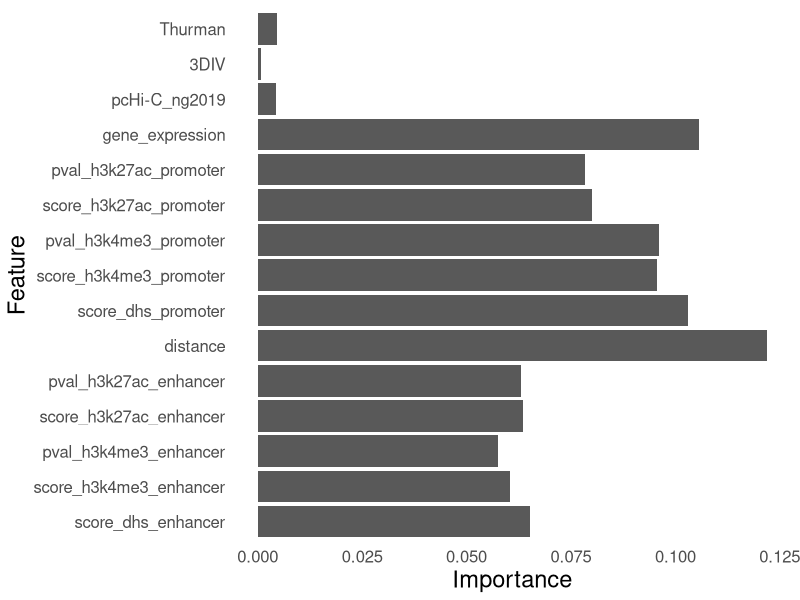
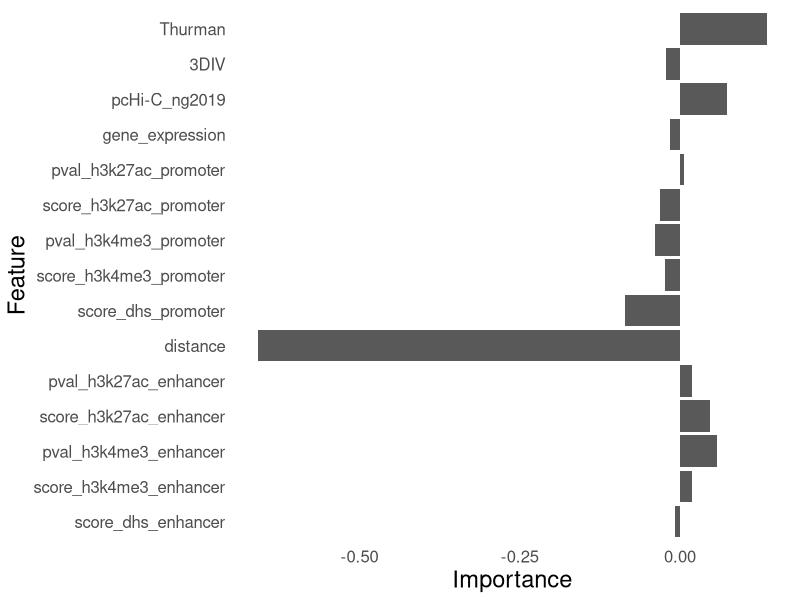
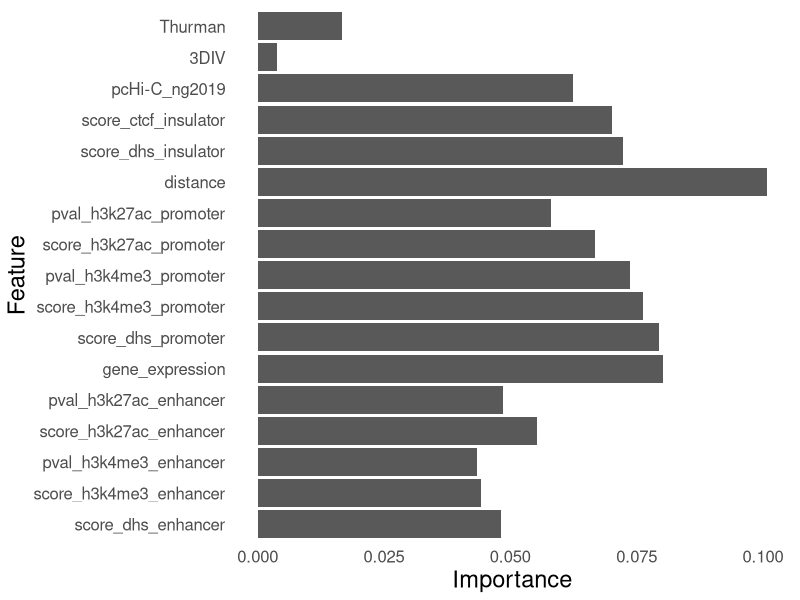
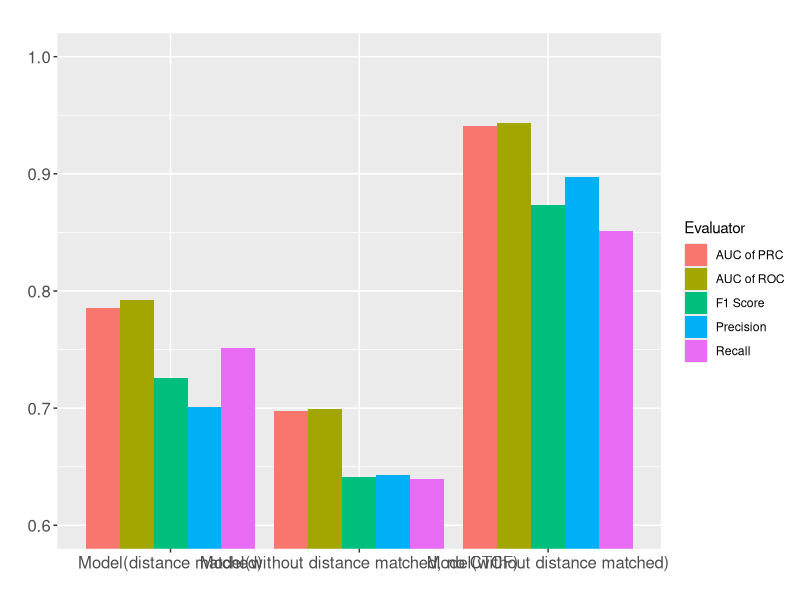
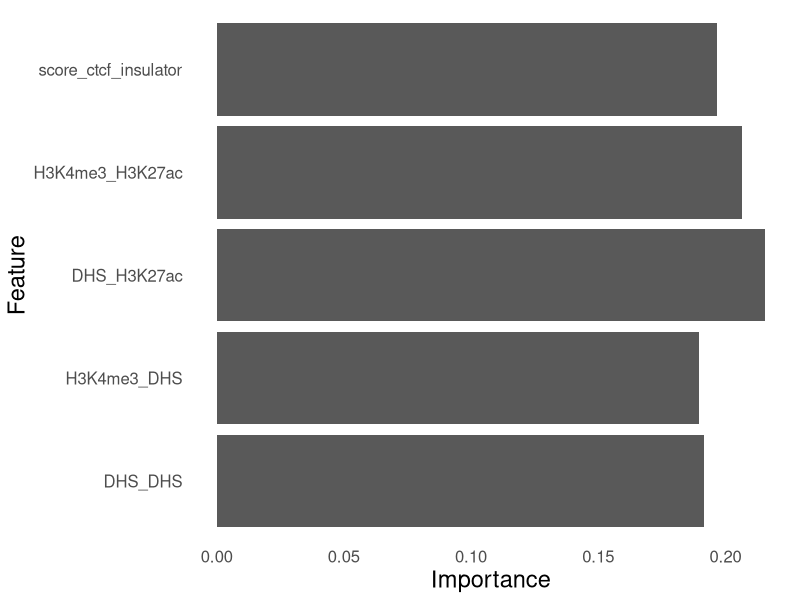
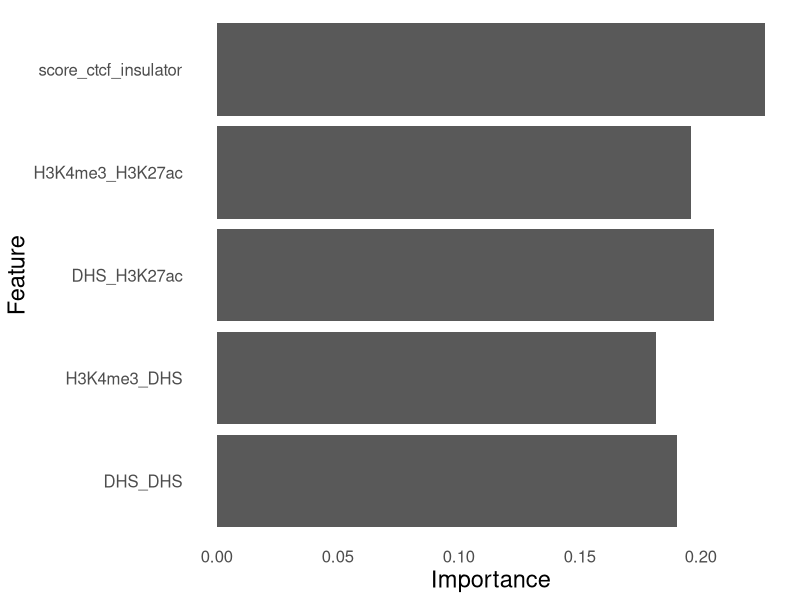
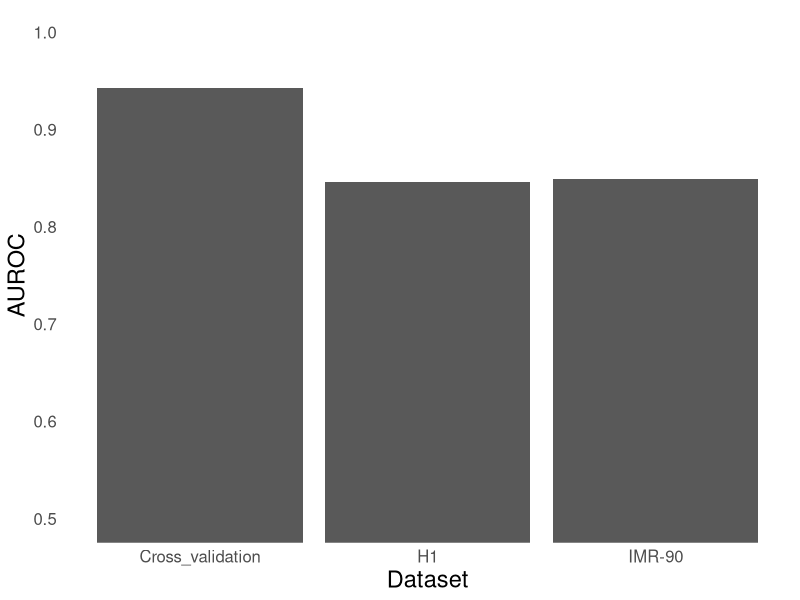

Recreate these plots in R, in order.
library(ggplot2)
setwd('/home/drizzle_zhang/driver_mutation/cRE_plot/model_test')

df_feature <- data.frame(
    Feature = factor(c('score_dhs_enhancer', 'score_h3k4me3_enhancer', 'pval_h3k4me3_enhancer', 
                'score_h3k27ac_enhancer', 'pval_h3k27ac_enhancer', 'distance', 
                'score_dhs_promoter', 'score_h3k4me3_promoter', 'pval_h3k4me3_promoter', 
                'score_h3k27ac_promoter', 'pval_h3k27ac_promoter', 'gene_expression', 
                'pcHi-C_ng2019', '3DIV', 'Thurman'), 
                levels = c('score_dhs_enhancer', 'score_h3k4me3_enhancer', 'pval_h3k4me3_enhancer', 
                           'score_h3k27ac_enhancer', 'pval_h3k27ac_enhancer', 'distance', 
                           'score_dhs_promoter', 'score_h3k4me3_promoter', 'pval_h3k4me3_promoter', 
                           'score_h3k27ac_promoter', 'pval_h3k27ac_promoter', 'gene_expression', 
                           'pcHi-C_ng2019', '3DIV', 'Thurman')),
    Importance = c(0.06509043, 0.06040399, 0.05754984, 0.06348088, 0.06302784, 
                   0.12191288, 0.10307148, 0.09548811, 0.09602043, 0.08009987, 
                   0.07834308, 0.10562864, 0.00443098, 0.00075129, 0.00470028))

ggplot(df_feature, aes(x = Feature, y = Importance)) + 
    geom_bar(stat = "identity") + coord_flip() + 
    theme(axis.ticks = element_blank())+
    theme(axis.title = element_text(size = 17)) +   
    theme(axis.text = element_text(size = 12)) +   
    theme(panel.background=element_blank())   ## ȥ?����???ɫ


df_feature_corr <- data.frame(
    Feature = factor(c('score_dhs_enhancer', 'score_h3k4me3_enhancer', 'pval_h3k4me3_enhancer', 
                       'score_h3k27ac_enhancer', 'pval_h3k27ac_enhancer', 'distance', 
                       'score_dhs_promoter', 'score_h3k4me3_promoter', 'pval_h3k4me3_promoter', 
                       'score_h3k27ac_promoter', 'pval_h3k27ac_promoter', 'gene_expression', 
                       'pcHi-C_ng2019', '3DIV', 'Thurman'), 
                     levels = c('score_dhs_enhancer', 'score_h3k4me3_enhancer', 'pval_h3k4me3_enhancer', 
                                'score_h3k27ac_enhancer', 'pval_h3k27ac_enhancer', 'distance', 
                                'score_dhs_promoter', 'score_h3k4me3_promoter', 'pval_h3k4me3_promoter', 
                                'score_h3k27ac_promoter', 'pval_h3k27ac_promoter', 'gene_expression', 
                                'pcHi-C_ng2019', '3DIV', 'Thurman')),
    Importance = c(-0.008468, 0.019101, 0.057032, 0.046944, 0.018738, 
                   -0.658697, -0.086066, -0.023175, -0.039543, -0.030743, 
                   0.006081, -0.015617, 0.073823, -0.021836, 0.135527))

ggplot(df_feature_corr, aes(x = Feature, y = Importance)) + 
    geom_bar(stat = "identity") + coord_flip() + 
    theme(axis.ticks = element_blank())+
    theme(axis.title = element_text(size = 17)) +   
    theme(axis.text = element_text(size = 12)) +   
    theme(panel.background=element_blank())   ## ȥ?����???ɫ


df_feature_corr <- data.frame(
    Feature = factor(c('score_dhs_enhancer', 
                'score_h3k4me3_enhancer', 'pval_h3k4me3_enhancer',
                'score_h3k27ac_enhancer', 'pval_h3k27ac_enhancer',
                'distance', 'score_dhs_promoter',
                'score_h3k4me3_promoter', 'pval_h3k4me3_promoter',
                'score_h3k27ac_promoter', 'pval_h3k27ac_promoter',
                'gene_expression', 'score_dhs_insulator', 'score_ctcf_insulator',
                'pcHi-C_ng2019', '3DIV', 'Thurman'), 
                levels = c('score_dhs_enhancer', 
                           'score_h3k4me3_enhancer', 'pval_h3k4me3_enhancer',
                           'score_h3k27ac_enhancer', 'pval_h3k27ac_enhancer',
                           'gene_expression', 'score_dhs_promoter',
                           'score_h3k4me3_promoter', 'pval_h3k4me3_promoter',
                           'score_h3k27ac_promoter', 'pval_h3k27ac_promoter',
                           'distance', 
                           'score_dhs_insulator', 'score_ctcf_insulator',
                           'pcHi-C_ng2019', '3DIV', 'Thurman')),
    Importance = c(0.04808697, 0.04425646, 0.04335354, 0.05527308, 0.04855947, 
                   0.10078233, 0.0793875, 0.0761882, 0.07374874, 0.06673095, 
                   0.05808765, 0.08013773, 0.07231681, 0.07006732, 0.06248565, 
                   0.00378482, 0.01675277))

ggplot(df_feature_corr, aes(x = Feature, y = Importance)) + 
    geom_bar(stat = "identity") + coord_flip() + 
    theme(axis.ticks = element_blank())+
    theme(axis.title = element_text(size = 17)) +   
    theme(axis.text = element_text(size = 12)) +   
    theme(panel.background=element_blank())   ## ȥ?����???ɫ



# compare among different models
df.accuracy <- data.frame(
    Model = c(rep('Model(distance matched)', 5),
              rep('Model(without distance matched)', 5)),
    Evaluator = c('F1 Score', 'Precision', 'Recall', 'AUC of ROC', 'AUC of PRC',
                  'F1 Score', 'Precision', 'Recall', 'AUC of ROC', 'AUC of PRC'),
    Value = c(0.72543, 0.70133, 0.75125, 0.79244, 0.78579,
              0.87345, 0.89694, 0.85120, 0.94325, 0.94112)
)

df.accuracy <- data.frame(
    Model = c(rep('Model(distance matched)', 5),
              rep('Model(without distance matched, no CTCF)', 5),
              rep('Model(without distance matched)', 5)),
    Evaluator = c('F1 Score', 'Precision', 'Recall', 'AUC of ROC', 'AUC of PRC',
                  'F1 Score', 'Precision', 'Recall', 'AUC of ROC', 'AUC of PRC',
                  'F1 Score', 'Precision', 'Recall', 'AUC of ROC', 'AUC of PRC'),
    Value = c(0.72543, 0.70133, 0.75125, 0.79244, 0.78579,
              0.64133, 0.64327, 0.63947, 0.69948, 0.69776,
              0.87345, 0.89694, 0.85120, 0.94325, 0.94112)
)

ggplot(df.accuracy,
       aes(x = Model, y = Value, fill = Evaluator)) +
    geom_bar(position = 'dodge', stat = 'identity') +
    labs(title = "", y = '', x = '') + 
    theme(axis.text = element_text(size = 12)) +   
    coord_cartesian(ylim = c(0.60, 1))
# scale_fill_discrete(
#     name = 'Evaluation methods',
#     breaks = c('pcReg', 'sil', 'kBET', 'mixent',
#                'ARI', 'NMI', 'ldaReg', 'sd'),
#     labels = c(
#         'PC Regression',
#         'Silhouettes',
#         'kBET',
#         'Entropy of batch mixing',
#         'Adjusted rand index',
#         'Mormalized mutual information',
#         'LDA Regression',
#         'Standard Deviation'
#     )
# )


df_feature_corr <- data.frame(
    Feature = factor(
        c('DHS_DHS', 'H3K4me3_DHS', 'DHS_H3K27ac',
          'H3K4me3_H3K27ac', 'score_ctcf_insulator'), 
        levels = c('DHS_DHS', 'H3K4me3_DHS', 'DHS_H3K27ac',
                   'H3K4me3_H3K27ac', 'score_ctcf_insulator')),
        Importance = c(0.19175378, 0.18946368, 0.21554017, 0.20636483, 
                       0.19687755))

ggplot(df_feature_corr, aes(x = Feature, y = Importance)) + 
    geom_bar(stat = "identity") + coord_flip() + 
    theme(axis.ticks = element_blank())+
    theme(axis.title = element_text(size = 17)) +   
    theme(axis.text = element_text(size = 12)) +   
    theme(panel.background=element_blank())   


df_feature_corr <- data.frame(
    Feature = factor(
        c('DHS_DHS', 'H3K4me3_DHS', 'DHS_H3K27ac',
          'H3K4me3_H3K27ac', 'score_ctcf_insulator'), 
        levels = c('DHS_DHS', 'H3K4me3_DHS', 'DHS_H3K27ac',
                   'H3K4me3_H3K27ac', 'score_ctcf_insulator')),
    Importance = c(0.19019998, 0.18159677, 0.20561532, 0.19609595, 
                   0.22649198))

ggplot(df_feature_corr, aes(x = Feature, y = Importance)) + 
    geom_bar(stat = "identity") + coord_flip() + 
    theme(axis.ticks = element_blank())+
    theme(axis.title = element_text(size = 17)) +   
    theme(axis.text = element_text(size = 12)) +   
    theme(panel.background=element_blank())   


df_feature_corr <- data.frame(
    Dataset = factor(
        c('Cross_validation', 'H1', 'IMR-90'), 
        levels = c('Cross_validation', 'H1', 'IMR-90')),
    AUROC = c(0.9422056376836075, 0.8452468496196388, 0.8492239553508365))

ggplot(df_feature_corr, aes(x = Dataset, y = AUROC)) + 
    geom_bar(stat = "identity") + coord_flip() + 
    theme(axis.ticks = element_blank()) +
    theme(axis.title = element_text(size = 17)) +   
    theme(axis.text = element_text(size = 12)) +   
    coord_cartesian(ylim = c(0.50, 1)) +   
    theme(panel.background = element_blank())   
